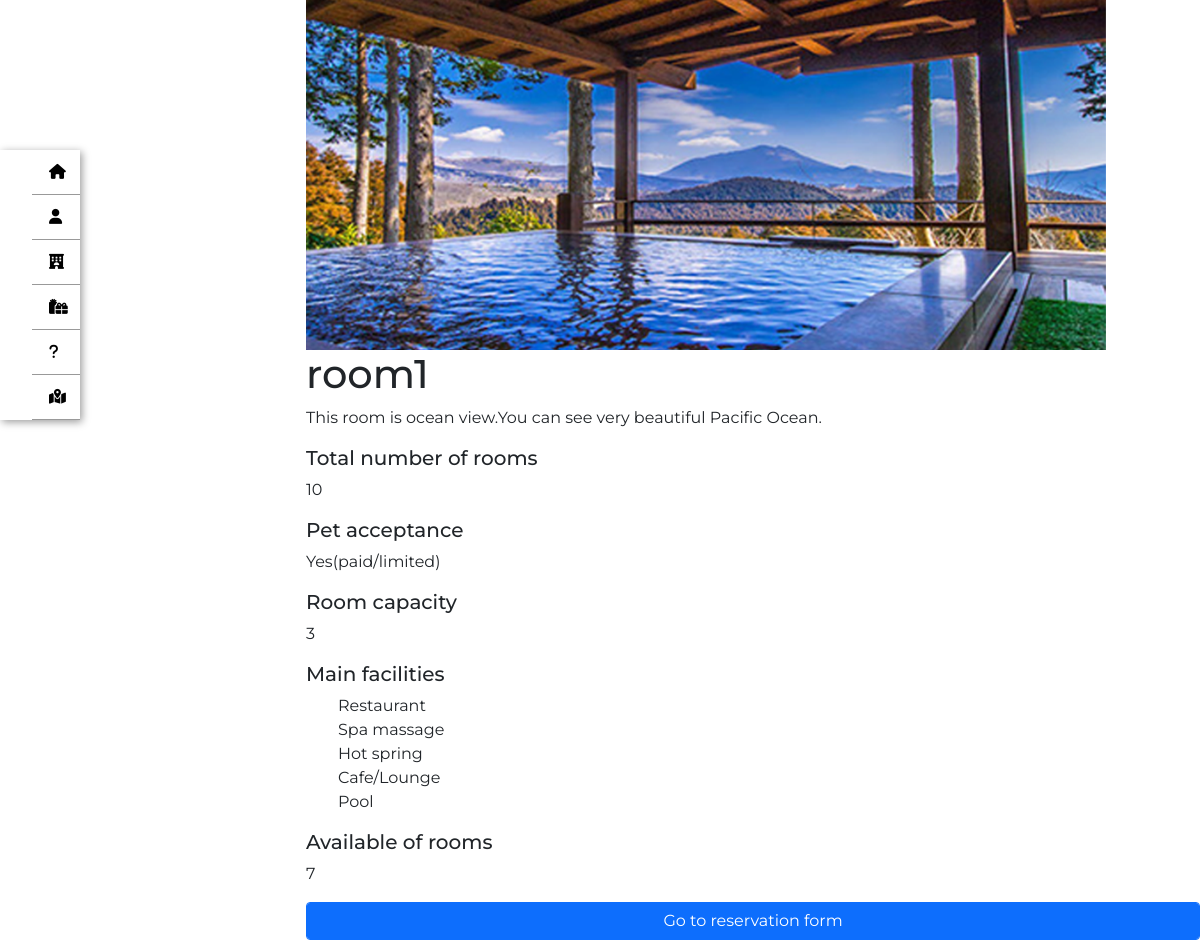
Page /room_1.php?room_id=1 on the committed database.
### tables this page shows
CREATE TABLE `rooms` (
  `room_id` int(11) NOT NULL,
  `room_name` varchar(50) NOT NULL,
  `room_price` float(50,2) NOT NULL,
  `room_capacity` int(11) NOT NULL,
  `discription` text NOT NULL,
  `total_rooms` int(11) NOT NULL
);

### classes/config.php (called while the page is built, shortened)
<?php
class Config{
    private $servername = 'localhost';
    private $username = 'root';
    private $password = '';
    private $db_name = 'waka-hotel';
    public function __construct()
    {
        $this->conn = new mysqli($this->servername,$this->username,$this->password,$this->db_name);
        return $this->conn;
    }
}
?>

### datafile.php (called while the page is built, shortened)
<?php
include 'classes/Res.php';
$resObj = new Res;
?>

### classes/Res.php (called while the page is built, shortened)
<?php
include 'classes/config.php';
class Res extends Config{
    public function getRoomsInfo($room_id){
            $sql = "SELECT * FROM rooms WHERE room_id = '$room_id'";
            $result = $this->conn->query($sql);
           return $result->fetch_assoc();
    }
    public function getNumberoccupiedRooms($room_id){
           $sql = "SELECT sum(number_rooms) as occupied_rooms FROM reservation WHERE `reservation_status`='active' AND room_id='$room_id' group by room_id";
           $result = $this->conn->query($sql);
          return $result->fetch_assoc();
    }
}
?>

### room_1.php (the view, shortened to what this page needs)
<?php
include 'datafile.php';
$room_id =$_GET["room_id"];
$room_info = $resObj->getRoomsInfo($room_id);
$occupied_rooms = $resObj->getNumberoccupiedRooms($room_id);
?>
<!doctype html>
<html lang="en">
  <head>
    <link rel="stylesheet" href="https://cdn.jsdelivr.net/npm/bootstrap@5.0.2/dist/css/bootstrap.min.css">
    <link rel="stylesheet" href="style/user_account.css">
  </head>
  <body>
  <nav>
      <ul>
        <li><a href="user_dashboard.php"><i class="fas fa-home"></i><span>Home</span></a></li>
        <li><a href="user_account.php"><i class="fas fa-user"></i><span>Users</span></a></li>
        <li><a href="reservation.php"><i class="fas fa-hotel"></i><span>Reservation</span></a></li>
        <li><a href="goods.php"><i class="fas fa-gifts"></i><span>Goods</span></a></li>
        <li><a href="#"><i class="fas fa-question"></i><span>FAQ</span></a></li>
        <li><a href=""><i class="fas fa-map-marked-alt"></i><span>access</span></a></li>
      </ul>
    </nav>
    <form action="datafile.php" method="POST">
        <div class="row">
            <div class="col-md-3">
              </div>
              <div class="col-md-9">
                <img src="images/room1.png" alt="room1">
                <h1><?php echo $room_info["room_name"];  ?></h1>
                <p><?php echo $room_info["discription"];  ?></p>
                <h5>Total number of rooms</h5>
                <p><?php echo $room_info["total_rooms"];  ?></p>
                <h5>Pet acceptance</h5>
                <p>Yes(paid/limited)</p>
                <h5>Room capacity</h5>
                <p><?php echo $room_info["room_capacity"];  ?></p>
                <h5>Main facilities</h5>
                <ul>
                    <li>Restaurant</li>
                    <li>Spa massage</li>
                    <li>Hot spring</li>
                    <li>Cafe/Lounge</li>
                    <li>Pool</li>
                </ul>
                <h5>Available of rooms</h5>
                <?php
                  $available_rooms  = $room_info['total_rooms']-$occupied_rooms['occupied_rooms'];
                 echo $available_rooms;
                ?>
                <a href="reservation_form.php?room_id=<?php echo $room_info["room_id"]; ?>" class="btn btn-primary form-control">Go to reservation form</a>
            </div>
        </div>
    </form>
  </body>
</html>

### style/user_account.css (style rules this page uses)
* { margin: 0; padding: 0; list-style: none; text-decoration: none; box-sizing: border-box; }
body { font-family: 'Montserrat', sans-serif; background-position: center; background-size: cover; height: 100vh; }
nav { position: fixed; width: 80px; margin-top: 150px; transition: all 0.3s linear; box-shadow: 2px 2px 8px 0px rgba(0, 0, 0, .4) }
nav ul { margin-top: 0; margin-bottom: 0rem }
nav li { height: 45px; position: relative }
nav li a { color: #fff !important; display: block; height: 100%; width: 100%; line-height: 45px; padding-left: 25%; border-bottom: 1px solid rgba(0, 0, 0, .4); transition: all .3s linear; text-decoration: none !important }
nav li:nth-child(1) a { background: white; }
nav li:nth-child(2) a { background: white; }
nav li:nth-child(3) a { background: white; }
nav li:nth-child(4) a { background: white; }
nav li:nth-child(5) a { background: white; }
nav li:nth-child(6) a { background: white; }
nav li a i { color: black; position: absolute; top: 14px; left: 17px; font-size: 15px }

### rows in the picture
rooms: room_name "room1", discription "This room is ocean view.You can see very beautiful Pacific Ocean.", total_rooms "10", room_capacity "3"

### other values in the picture
$available_rooms "7"
